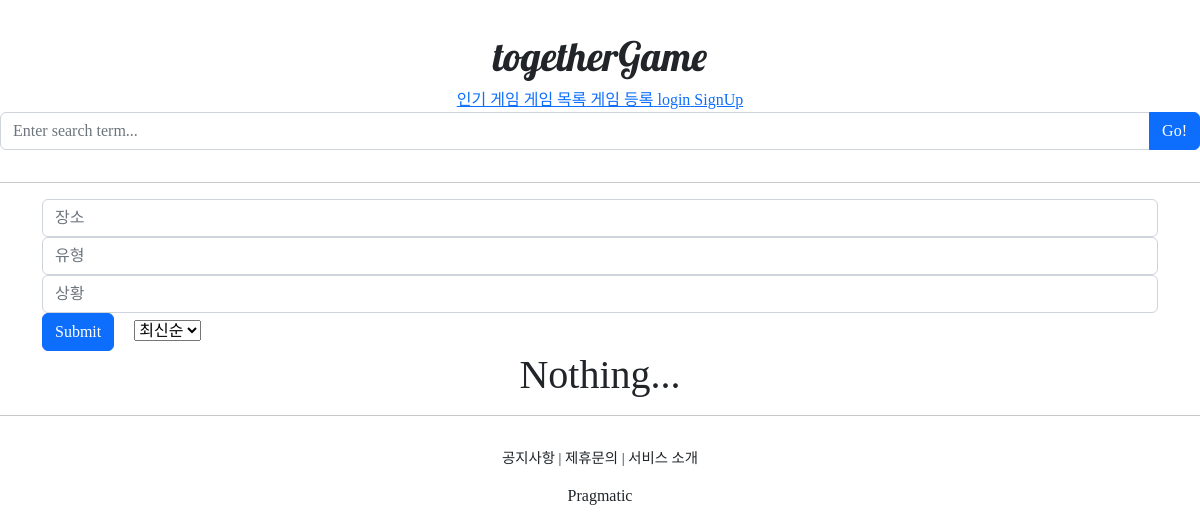
The page /games/list/ on the database as committed earlier.
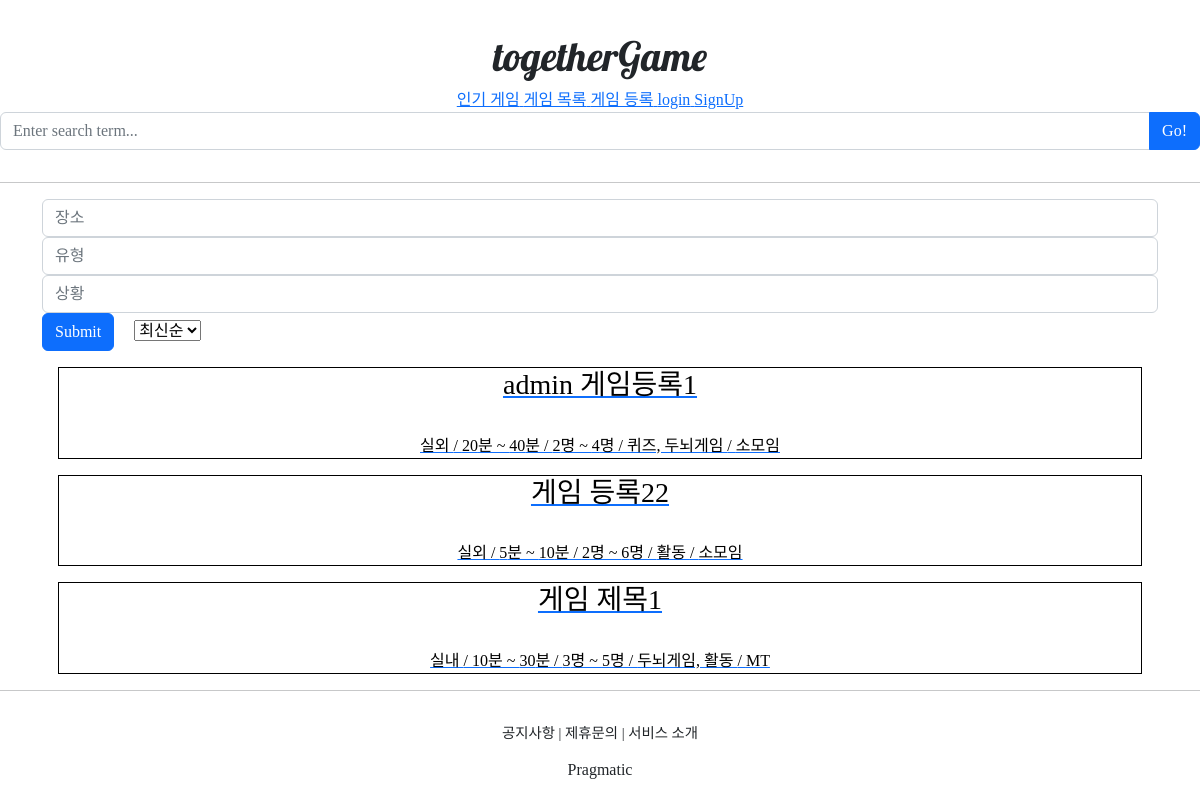
The same page on the database as committed later.
### game/models.py (models this page shows, shortened)
class Game(models.Model):
    title = models.CharField(max_length=30, null=False)
    author = models.ForeignKey(User, null=True, on_delete=models.SET_NULL, related_name='game')
    created_at = models.DateField(auto_now_add=True)
    min_num_ppl = models.IntegerField( null=True)
    max_num_ppl = models.IntegerField(null=True)
    min_time = models.CharField(max_length=30, null=True)
    max_time = models.CharField(max_length=30, null=True)
    situation = models.ForeignKey(Situation, null=False, on_delete=models.CASCADE)
    place = models.ForeignKey(Place, null=False, on_delete=models.CASCADE)
    game_type = models.ManyToManyField(GameType)
    preparation = models.TextField(null=False)
    explanation = models.TextField(null=False)
    tip = models.TextField()
    image = models.ImageField(upload_to="images/games/", null=True, blank=True)
    likes = models.ManyToManyField('Like', related_name='game', null=True, blank=True)

class Place(models.Model):
    name = models.CharField(max_length=30, unique=True)
    def __str__(self):
        return f'{self.name}'

class GameType(models.Model):
    name = models.CharField(max_length=30, unique=True)
    def __str__(self):
        return f'{self.name}'

class Situation(models.Model):
    name = models.CharField(max_length=30, unique=True)
    def __str__(self):
        return f'{self.name}'

### game/views.py (the view)
# urls.py: path('list/', GameListView.as_view(), name='list'),
class GameListView(ListView):
    model = Game
    context_object_name = 'game_list'
    template_name = 'game/list.html'
    paginate_by = 10
    ordering = '-pk'

### game/templates/game/list.html (shortened to what this page needs)
{% extends 'base.html' %}
{% load static %}
{% block content %}
    <div class="container" >
        <form action="{% url 'game:search_filter' %}" method="get">
            <input id="place-input" class="form-control" type="text"  name="place_str"
           placeholder="장소" aria-label="Enter search term..." aria-describedby="button-search" />
            <input id="gameType-input" class="form-control" type="text"  name="game_type_str"
                   placeholder="유형" aria-label="Enter search term..." aria-describedby="button-search" />
            <input id="situation-input" class="form-control" type="text" name="situation_str"
                   placeholder="상황" aria-label="Enter search term..." aria-describedby="button-search" />
            <input type="submit" class="btn btn-primary">
            <select id="sort-select" style="margin:0 1rem;" name="sort">
              <option class="sort-date" value="recent" selected>최신순</option>
            </select>
        </form>
        {% if game_list %}
            {% for game in game_list %}
              <a href="{% url 'game:detail' pk=game.pk %}">
                <div style="text-align:center; border: 1px solid; margin: 1rem; color:black;">
                    <h3>{{game.title}}</h3><br>
                    {{game.place}}
                    / {{game.min_time}}분 ~ {{game.max_time}}분
                    / {{game.min_num_ppl}}명 ~ {{game.max_num_ppl}}명
                    / {{game.game_type.all | join:", "}}
                    / {{game.situation}}
                </div>
              </a>
            {% endfor %}
        {% else %}
            <div class="text-center">
              <h1>Nothing...</h1>
            </div>
        {% endif %}
    </div>
{% endblock %}

### templates/base.html
<!DOCTYPE html>
<html lang="ko">
{% include 'head.html' %}
<body style="font-family: 'NanumSquareR;'">
    {% include 'header.html' %}
    <hr>
    {% block content %}
    {% endblock %}
    <hr>
    {% include 'footer.html' %}
</body>
</html>

### templates/head.html (shortened to what this page needs)
{% load static %}
<head>
    <link href="https://cdn.jsdelivr.net/npm/bootstrap@5.2.3/dist/css/bootstrap.min.css" rel="stylesheet"
>
    <link rel="stylesheet" type="text/css" href="{% static 'base.css' %}">
</head>

### templates/header.html (shortened to what this page needs)
    <div class="togethergame_header">
         <div>
             <h1 class="togethergame_logo">togetherGame</h1>
         </div>
         <div>
             <a href="">
                <span>인기 게임</span>
             </a>
             <a href="{% url 'game:list' %}">
                <span>게임 목록</span>
             </a>
             <a href="{% url 'game:create' %}">
                <span>게임 등록</span>
             </a>
            {% if not user.is_authenticated %}
             <a href="{% url 'account:login' %}?next={% url 'game:list' %}">
                <span>login</span>
             </a>
             <a href="{% url 'account:create' %} ">
                <span>SignUp</span>
             </a>
             {% endif %}
         </div>
        <div class="input-group">
            <input id="search-input" class="form-control" type="text" placeholder="Enter search term..." aria-label="Enter search term..." aria-describedby="button-search" />
            <button class="btn btn-primary" id="button-search" type="button" onclick="searchPost()">Go!</button>
        </div>
    </div>

### templates/footer.html
    <div class="pragmatic_footer">
        <div class="pragmatic_footer_button">
            <span>공지사항</span> |
            <span>제휴문의</span> |
            <span>서비스 소개</span>
        </div>
        <div style="margin-top: 1rem;">
            <h6 class="pragmatic_logo">Pragmatic</h6>
        </div>
    </div>

### static/base.css (style rules this page uses)
.togethergame_logo { font-family: 'Lobster', cursive; }
.pragmatic_footer_button { font-size:.9rem; }
.pragmatic_footer { text-align:center; margin-top: 2rem; }
.togethergame_header { text-align:center; margin: 2rem 0; }

Rows that differ between the two databases and show on the page:
added Game: title "admin 게임등록1", place "실외", min_time "20", max_time "40", min_num_ppl "2", max_num_ppl "4", game_type.all "퀴즈, 두뇌게임", situation "소모임"
added Game: title "게임 등록22", place "실외", min_time "5", max_time "10", min_num_ppl "2", max_num_ppl "6", game_type.all "활동", situation "소모임"
added Game: title "게임 제목1", place "실내", min_time "10", max_time "30", min_num_ppl "3", max_num_ppl "5", game_type.all "두뇌게임, 활동", situation "MT"
Other text that changed with them:
text no longer shown: "Nothing..."
